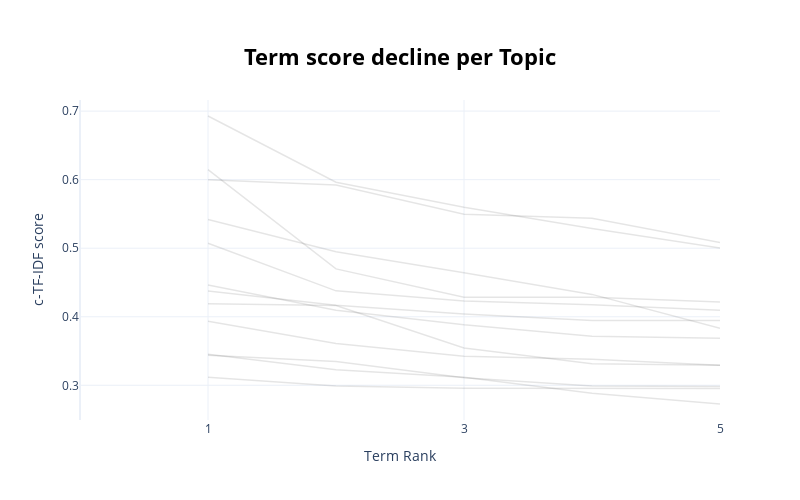

The notebook cell saved with this chart:
### Code cell
topic_model.visualize_term_rank()

### Figure 1 — Plotly figure (JSON) as saved in the notebook; plotly's stock layout.template omitted (floating-point values rounded to 4 significant figures)
{"data": [{"hovertext": "<b>Topic 0</b>:mensen_branden_zee_hulp_bas", "line": {"color": "black", "width": 1.5}, "mode": "lines+lines", "name": "", "opacity": 0.1, "type": "scatter", "x": [1, 2, 3, 4, 5], "y": [0.3117, 0.299, 0.2957, 0.2953, 0.2953]}, {"hovertext": "<b>Topic 1</b>:graden_record_oktober_temperatuur_d", "line": {"color": "black", "width": 1.5}, "mode": "lines+lines", "name": "", "opacity": 0.1, "type": "scatter", "x": [1, 2, 3, 4, 5], "y": [0.3935, 0.361, 0.3423, 0.3381, 0.3293]}, {"hovertext": "<b>Topic 2</b>:droogte_water_zomer_nederland_rijn", "line": {"color": "black", "width": 1.5}, "mode": "lines+lines", "name": "", "opacity": 0.1, "type": "scatter", "x": [1, 2, 3, 4, 5], "y": [0.3455, 0.3226, 0.3119, 0.2885, 0.2727]}, {"hovertext": "<b>Topic 3</b>:hitte_kun_zorg_kunt_lichaam", "line": {"color": "black", "width": 1.5}, "mode": "lines+lines", "name": "", "opacity": 0.1, "type": "scatter", "x": [1, 2, 3, 4, 5], "y": [0.3439, 0.3349, 0.3111, 0.2991, 0.2984]}, {"hovertext": "<b>Topic 4</b>:buien_weerbericht_graden_nacht_zond", "line": {"color": "black", "width": 1.5}, "mode": "lines+lines", "name": "", "opacity": 0.1, "type": "scatter", "x": [1, 2, 3, 4, 5], "y": [0.5073, 0.4378, 0.4228, 0.4173, 0.4096]}, {"hovertext": "<b>Topic 5</b>:kunst_italië_tijgermug_overheid_ns", "line": {"color": "black", "width": 1.5}, "mode": "lines+lines", "name": "", "opacity": 0.1, "type": "scatter", "x": [1, 2, 3, 4, 5], "y": [0.4376, 0.4169, 0.4041, 0.3944, 0.3944]}, {"hovertext": "<b>Topic 6</b>:straalstroom_lucht_groenland_boven_", "line": {"color": "black", "width": 1.5}, "mode": "lines+lines", "name": "", "opacity": 0.1, "type": "scatter", "x": [1, 2, 3, 4, 5], "y": [0.419, 0.4165, 0.3544, 0.3313, 0.3293]}, {"hovertext": "<b>Topic 7</b>:regionale_hittegolf_dagen_woensdrec", "line": {"color": "black", "width": 1.5}, "mode": "lines+lines", "name": "", "opacity": 0.1, "type": "scatter", "x": [1, 2, 3, 4, 5], "y": [0.6929, 0.5962, 0.5599, 0.5288, 0.5003]}, {"hovertext": "<b>Topic 8</b>:hittegolven_knmi_opwarming_onderzoe", "line": {"color": "black", "width": 1.5}, "mode": "lines+lines", "name": "", "opacity": 0.1, "type": "scatter", "x": [1, 2, 3, 4, 5], "y": [0.4465, 0.4095, 0.3884, 0.3717, 0.3685]}, {"hovertext": "<b>Topic 9</b>:app_oceaan_niño_el_noordatlantische", "line": {"color": "black", "width": 1.5}, "mode": "lines+lines", "name": "", "opacity": 0.1, "type": "scatter", "x": [1, 2, 3, 4, 5], "y": [0.542, 0.4947, 0.4642, 0.4326, 0.3832]}, {"hovertext": "<b>Topic 10</b>:juli_millimeter_viel_maand_augustu", "line": {"color": "black", "width": 1.5}, "mode": "lines+lines", "name": "", "opacity": 0.1, "type": "scatter", "x": [1, 2, 3, 4, 5], "y": [0.5998, 0.5923, 0.5494, 0.5436, 0.5085]}, {"hovertext": "<b>Topic 11</b>:aircos_datacenter_datacenters_klou", "line": {"color": "black", "width": 1.5}, "mode": "lines+lines", "name": "", "opacity": 0.1, "type": "scatter", "x": [1, 2, 3, 4, 5], "y": [0.6147, 0.4698, 0.4283, 0.4283, 0.4215]}], "layout": {"height": 500, "hoverlabel": {"bgcolor": "white", "font": {"family": "Rockwell", "size": 16}}, "showlegend": false, "title": {"font": {"color": "Black", "size": 22}, "text": "<b>Term score decline per Topic</b>", "x": 0.5, "xanchor": "center", "y": 0.9, "yanchor": "top"}, "width": 800, "xaxis": {"dtick": 2, "range": [0, 5], "tick0": 1, "title": {"text": "Term Rank"}}, "yaxis": {"title": {"text": "c-TF-IDF score"}}}}
